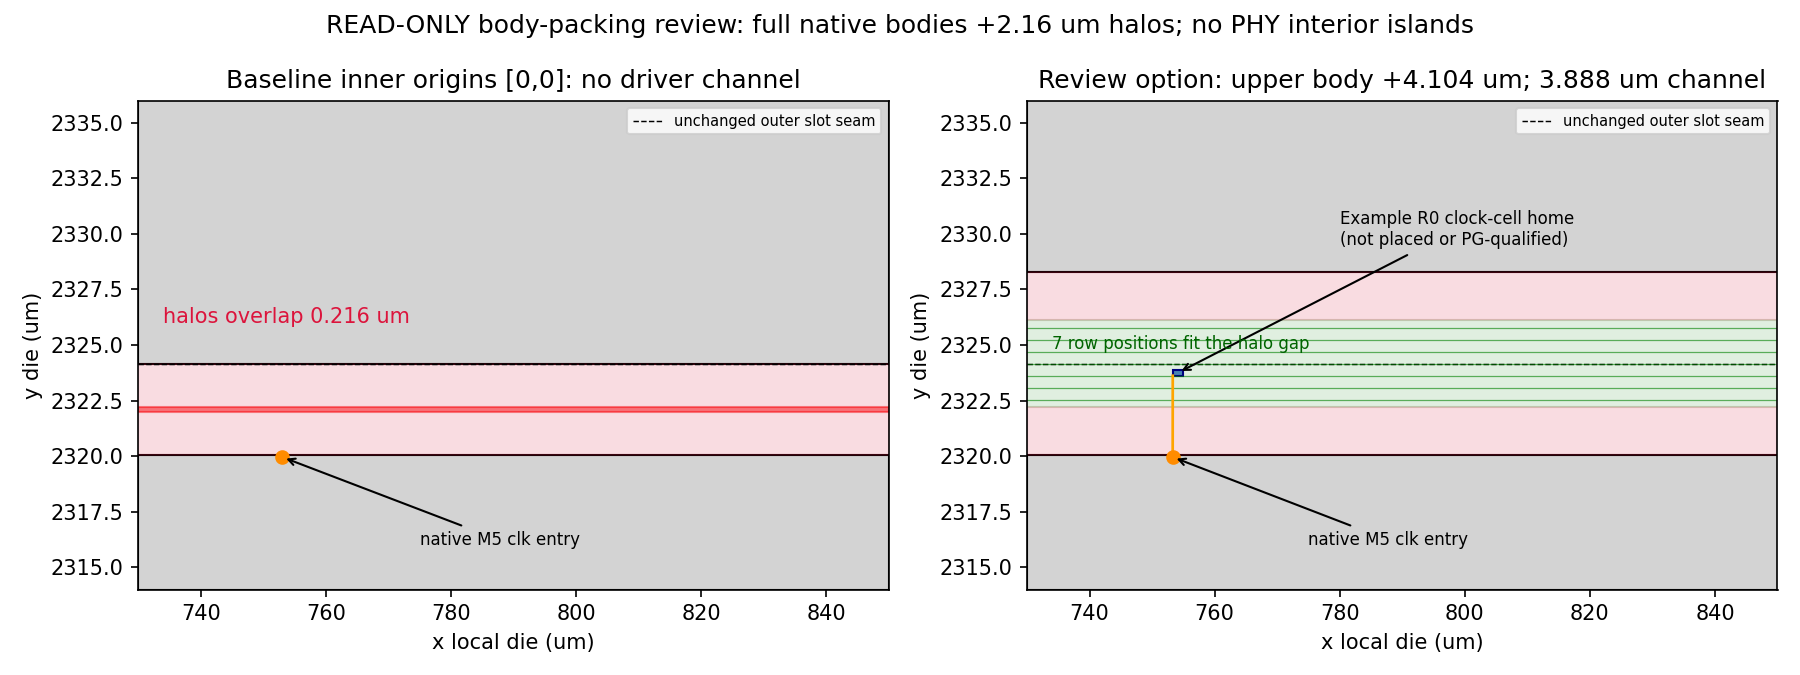

Python code for this plot:
from pathlib import Path
import matplotlib;matplotlib.use("Agg")
import matplotlib.pyplot as plt
from matplotlib.patches import Rectangle
r=Path("/tmp/qcclock0336");fig,axs=plt.subplots(1,2,figsize=(12,4.5),dpi=150)
lower_top=2320.056;h=2.16
for ax,upper_y,title in zip(axs,[2324.16,2328.264],["Baseline inner origins [0,0]: no driver channel","Review option: upper body +4.104 um; 3.888 um channel"]):
 ax.add_patch(Rectangle((730,2314),120,lower_top-2314,fc="lightgrey",ec="black"));ax.add_patch(Rectangle((730,upper_y),120,2336-upper_y,fc="lightgrey",ec="black"))
 ax.axhspan(lower_top,lower_top+h,color="crimson",alpha=.15);ax.axhspan(upper_y-h,upper_y,color="crimson",alpha=.15)
 ax.axhline(2324.16,color="black",ls="--",lw=.7,label="unchanged outer slot seam")
 low,high=lower_top+h,upper_y-h
 if high>low:
  ax.axhspan(low,high,color="green",alpha=.12)
  rows=[n*.54 for n in range(4300,4310)if low<=n*.54 and n*.54+.27<=high]
  for y in rows:ax.axhline(y,color="green",lw=.6,alpha=.6)
  ax.add_patch(Rectangle((753.3,2323.62),1.62,.27,fc="steelblue",ec="navy"))
  ax.annotate("Example R0 clock-cell home\n(not placed or PG-qualified)",xy=(754.1,2323.75),xytext=(780,2329.5),arrowprops={"arrowstyle":"->"},fontsize=8)
  ax.plot([753.288,753.3],[2319.96,2323.62],color="orange",lw=1.3)
  ax.text(734,2324.8,"7 row positions fit the halo gap",color="darkgreen",fontsize=8)
 else:
  ax.axhspan(high,low,color="red",alpha=.4);ax.text(734,2326,"halos overlap 0.216 um",color="crimson")
 x=753.018 if upper_y==2324.16 else 753.288
 ax.plot(x,2319.96,"o",color="darkorange");ax.annotate("native M5 clk entry",xy=(x,2319.96),xytext=(775,2316),arrowprops={"arrowstyle":"->"},fontsize=8)
 ax.set(xlim=(730,850),ylim=(2314,2336),title=title,xlabel="x local die (um)",ylabel="y die (um)")
 ax.legend(fontsize=7,loc="upper right")
fig.suptitle("READ-ONLY body-packing review: full native bodies +2.16 um halos; no PHY interior islands")
fig.tight_layout();fig.savefig(r/"phy_body_channel_proposal.png")
